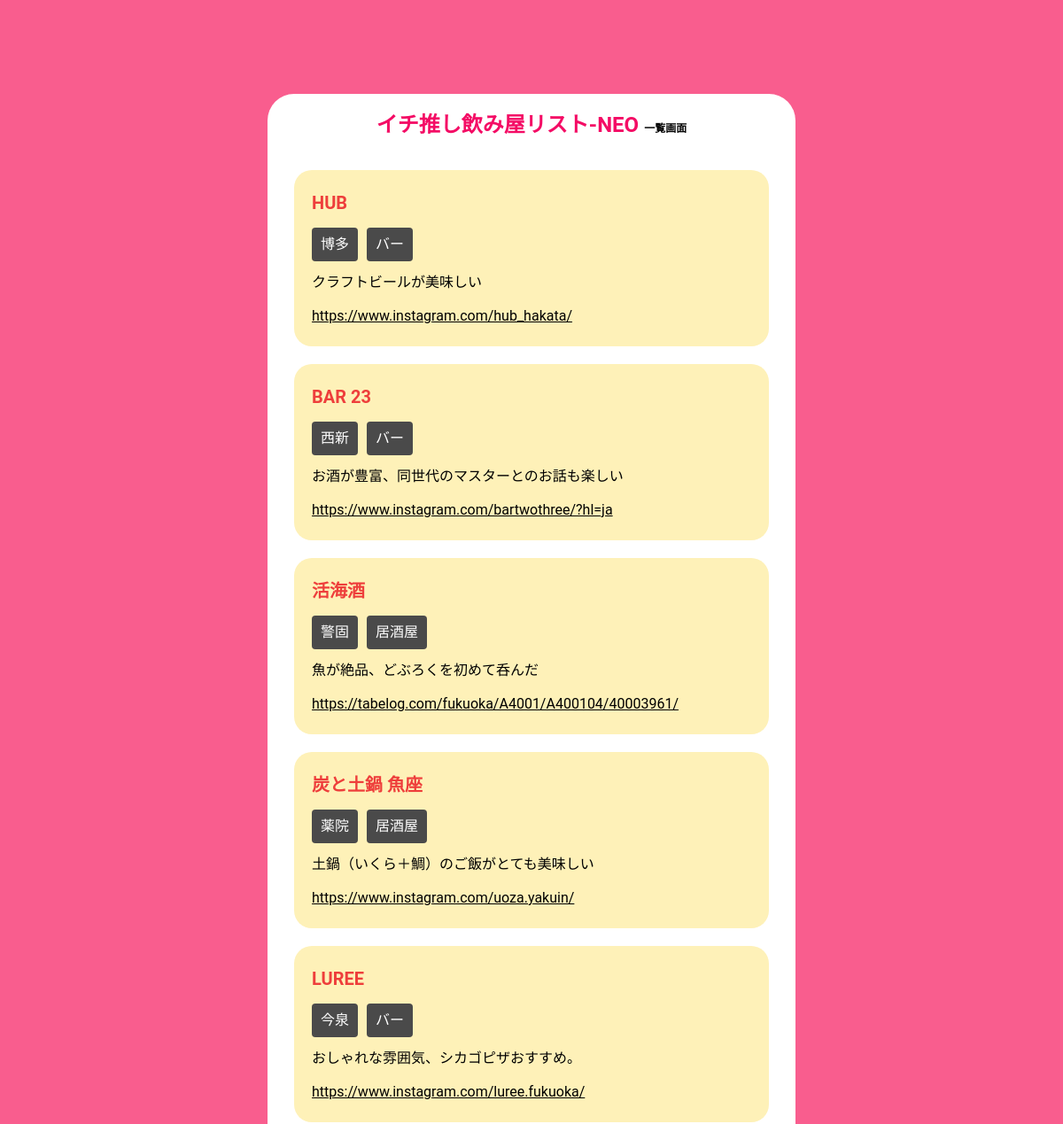
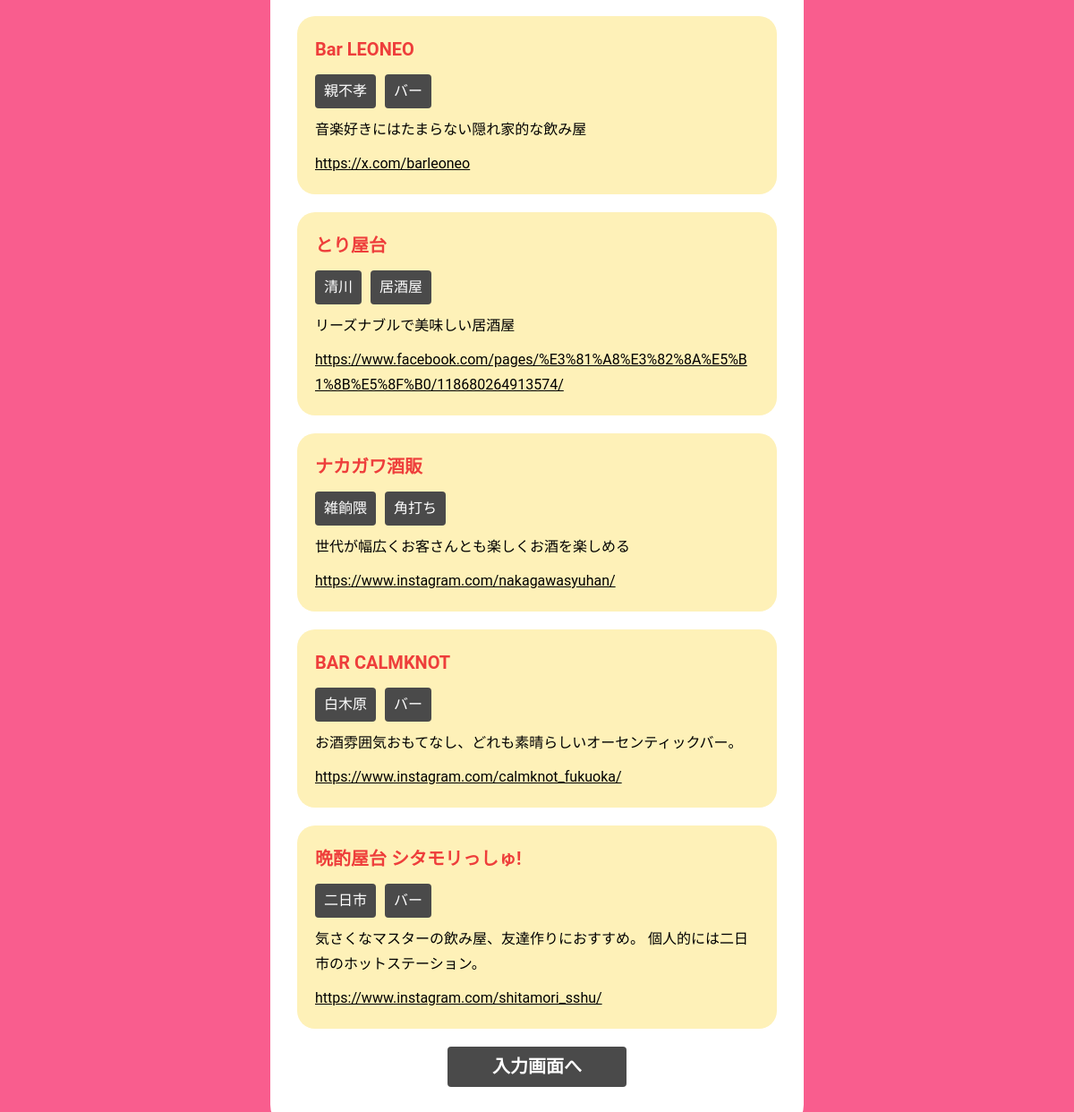
The app's page /read.php with its own data (2 pictures, top to bottom).
### tables this page shows
CREATE TABLE `review_table` (
  `id` int(11) NOT NULL,
  `bar_name` varchar(30) NOT NULL,
  `area` varchar(10) NOT NULL,
  `category` varchar(10) NOT NULL,
  `review_point` text NOT NULL,
  `link` varchar(150) NOT NULL,
  `created_at` datetime NOT NULL,
  `updated_at` datetime NOT NULL
);

### read.php (the view, shortened to what this page needs)
<?php
$dbn ='mysql:dbname=bar_review01;charset=utf8mb4;port=3306;host=localhost';
$user = 'root';
$pwd = '';
try {
  $pdo = new PDO($dbn, $user, $pwd);
} catch (PDOException $e) {
  echo json_encode(["db error" => "{$e->getMessage()}"]);
  exit();
}
$sql = 'SELECT * FROM `review_table`';
$stmt = $pdo->prepare($sql);
try {
  $status = $stmt->execute();
} catch (PDOException $e) {
  echo json_encode(["sql error" => "{$e->getMessage()}"]);
  exit();
}
$result = $stmt->fetchALL(PDO::FETCH_ASSOC);
$output = "";
foreach ($result as $record){
  $output .= "<ul><li>{$record['bar_name']}</li>
              <li><span>{$record['area']}</span><span>{$record['category']}</span></li>
              <li>{$record['review_point']}</li>
              <li><a href=\"{$record['link']}\" target=\"_blank\">{$record['link']}</a></li></ul>";
}
?>
<!DOCTYPE html>
<html lang="ja">
<head>
  <link rel="stylesheet" href="./css/reset.css">
  <link rel="stylesheet" href="./css/style.css">
</head>
<body>
  <fieldset class="result">
    <legend>イチ推し飲み屋リスト-NEO <span>一覧画面</span></legend>
      <?= $output ?>
    <div class="btn">
      <a class="list-btn" href="index.php">入力画面へ</a>
    </div>
  </fieldset>
</body>
</html>

### css/style.css (style rules this page uses)
body { width: 600px; margin: 50px auto; padding: 0; text-align: left; font-size: 32px; background-color:#f95d8e; font-family: Roboto, "Yu Gothic Medium", "游ゴシック Medium", YuGothic, "游ゴシック体", "ヒラギノ角ゴ Pro W3", "メイリオ", sans-serif; line-height: 1.75; font-size: 16px; }
fieldset { border:unset; padding: 30px; background-color: #fff; border-radius:30px; }
fieldset legend { text-align: center; font-size: 24px; font-weight: bold; color: #f40c65; padding-top: 70px; }
fieldset legend span { font-size: 12px; font-weight: bold; color: #000; }
fieldset ul { padding-inline-start: 0; margin-block-start: 0; }
fieldset li { list-style-type: none; }
fieldset div { margin-bottom: 20px; }
fieldset .btn { text-align: center; }
fieldset .list-btn { width: 200px; display: inline-block; background-color: #4a4a4a; color: white; border: none; border-radius: 4px; padding: 5px 10px; font-size: 20px; cursor: pointer; text-decoration: none; font-weight: bold; text-align: center; }
.result ul { margin-bottom: 20px; padding: 20px; background-color: #fef1b8; border-radius:20px; }
.result ul li { margin-bottom: 10px; text-decoration: none; }
.result ul li:first-child { color: #ee3e3b; font-weight: bold; font-size: 20px; }
.result ul li:last-child { margin-bottom: 0; word-break: break-all; }
.result ul li:nth-child(2) span { display: inline-block; background-color: #4a4a4a; color: white; border: none; border-radius: 4px; padding: 5px 10px; margin-right: 10px; }

### records on screen
review_table: bar_name "HUB", area "博多", category "バー", review_point "クラフトビールが美味しい", link "https://www.instagram.com/hub_hakata/"
review_table: bar_name "BAR 23", area "西新", category "バー", review_point "お酒が豊富、同世代のマスターとのお話も楽しい", link "https://www.instagram.com/bartwothree/?hl=ja"
review_table: bar_name "活海酒", area "警固", category "居酒屋", review_point "魚が絶品、どぶろくを初めて呑んだ", link "https://tabelog.com/fukuoka/A4001/A400104/40003961/"
review_table: bar_name "炭と土鍋 魚座", area "薬院", category "居酒屋", review_point "土鍋（いくら＋鯛）のご飯がとても美味しい", link "https://www.instagram.com/uoza.yakuin/"
review_table: bar_name "LUREE", area "今泉", category "バー", review_point "おしゃれな雰囲気、シカゴピザおすすめ。", link "https://www.instagram.com/luree.fukuoka/"
review_table: bar_name "Bar LEONEO", area "親不孝", category "バー", review_point "音楽好きにはたまらない隠れ家的な飲み屋", link "https://x.com/barleoneo"
review_table: bar_name "とり屋台", area "清川", category "居酒屋", review_point "リーズナブルで美味しい居酒屋", link "https://www.facebook.com/pages/%E3%81%A8%E3%82%8A%E5%B1%8B%E5%8F%B0/118680264913574/"
review_table: bar_name "ナカガワ酒販", area "雑餉隈", category "角打ち", review_point "世代が幅広くお客さんとも楽しくお酒を楽しめる", link "https://www.instagram.com/nakagawasyuhan/"
review_table: bar_name "BAR CALMKNOT", area "白木原", category "バー", review_point "お酒雰囲気おもてなし、どれも素晴らしいオーセンティックバー。", link "https://www.instagram.com/calmknot_fukuoka/"
review_table: bar_name "晩酌屋台 シタモリっしゅ!", area "二日市", category "バー", review_point "気さくなマスターの飲み屋、友達作りにおすすめ。 個人的には二日市のホットステーション。", link "https://www.instagram.com/shitamori_sshu/"
